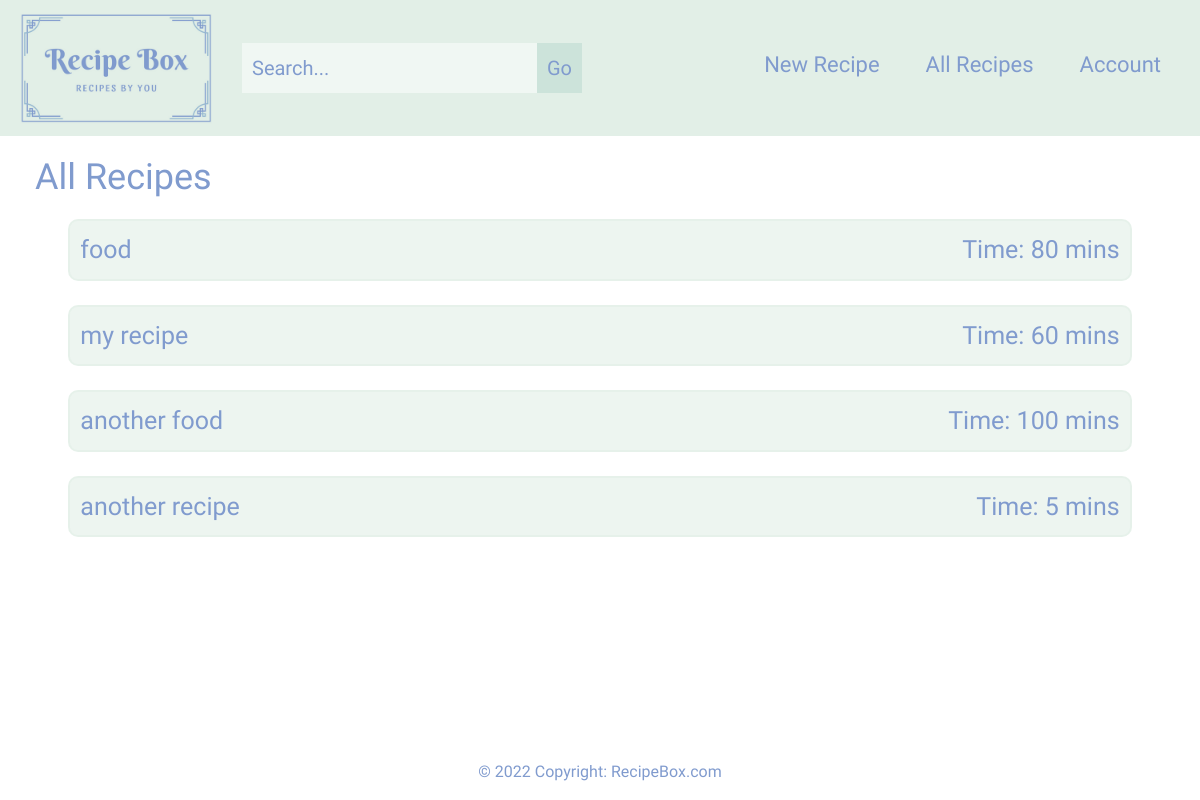
Page /all_recipes/ (signed in) on the committed database.
### base/models.py (models this page shows, shortened)
class Recipe(models.Model):
    user = models.ForeignKey(settings.AUTH_USER_MODEL, on_delete=models.CASCADE)
    name = models.CharField(max_length = 150)
    slug = models.SlugField(blank=True, null=True)
    time_to_make = models.CharField(max_length = 25, default=0)
    timestamp = models.DateTimeField(auto_now_add=True)
    updated = models.DateTimeField(auto_now=True)
    section = models.ForeignKey(Section, related_name='recipes', on_delete=models.PROTECT, null=True)
    pinned = models.BooleanField(default=False)
    class Meta:
        verbose_name = ('Recipe')
        verbose_name_plural = ('Recipes')
    '''
    def __str__(self):
        return self.name

    def save(self, *args, **kwargs):
        if self.slug is None:
            self.slug = slugify(self.name)
        super().save(*args, **kwargs)
    '''
    def get_absolute_url(self):
        return reverse("individual_recipe", kwargs={"title": self.name})

### base/views.py (the view)
# urls.py: path("all_recipes/", views.all_recipes, name="all_recipes"),
@login_required
def all_recipes(request):
    recipe_qs = Recipe.objects.filter(user=request.user)
    context = {
        "recipe_list": recipe_qs,
    }
    return render(request, "all_recipes.html", context)

### templates/all_recipes.html (shortened to what this page needs)
{% extends "base.html" %}
{% block page_content %}
<section id="all-recipes">
    <h2>All Recipes</h2>
    <div class="row all-recipes-row">
        {% for x in recipe_list %}
        <div class="col-sm-11 all-sections">
            <p class="all-recipes-text"><a class="col-link" href="{{ x.get_absolute_url }}">{{ x.name }}</a></p>
            <p class="all-recipes-text">Time: {{ x.time_to_make }} mins</p>
        </div>
        {% endfor %}
    </div>
</section>
{% endblock %}

### static/styles/style.css (style rules this page uses)
body, #landing { padding: 0; margin: 0; background: #ffff; font-family: 'Sansita', sans-serif; position: relative; min-height: 100vh; }
.col-link { color: #809bce; }
.col-link:link, .pinned-link:link { text-decoration: none; }
#new-section, #new-recipe, #all-recipes, #search, #individual-section { margin: 20px; color: #809bce; font-size: 22px; }
#new-section h2, #new-recipe h2, #all-recipes h2, #search h2, #individual-section h2 { font-size: 36px; }
.all-recipes-row, .search-row, .individual-section-row { display: flex; justify-content: center; }
.all-sections, .search-sections, .individual-sections { border: 2px solid rgba(226, 239, 231, 0.6); color: #809bce; background-color: rgba(226, 239, 231, 0.6); font-size: 25px; margin: 12px; border-radius: 10px; display: flex; justify-content: space-between; align-items: center; padding: 10px; }
.all-recipes-text, .search-text, .individual-section-text { margin: 0; }
.all-recipes-row, .search-row { display: flex; justify-content: center; }
.all-sections, .search-sections { border: 2px solid rgba(226, 239, 231, 0.6); color: #809bce; background-color: rgba(226, 239, 231, 0.6); font-size: 25px; margin: 12px; border-radius: 10px; display: flex; justify-content: space-between; align-items: center; padding: 10px; }

### rows in the picture
Recipe: name "food", time_to_make "80"
Recipe: name "my recipe", time_to_make "60"
Recipe: name "another food", time_to_make "100"
Recipe: name "another recipe", time_to_make "5"
